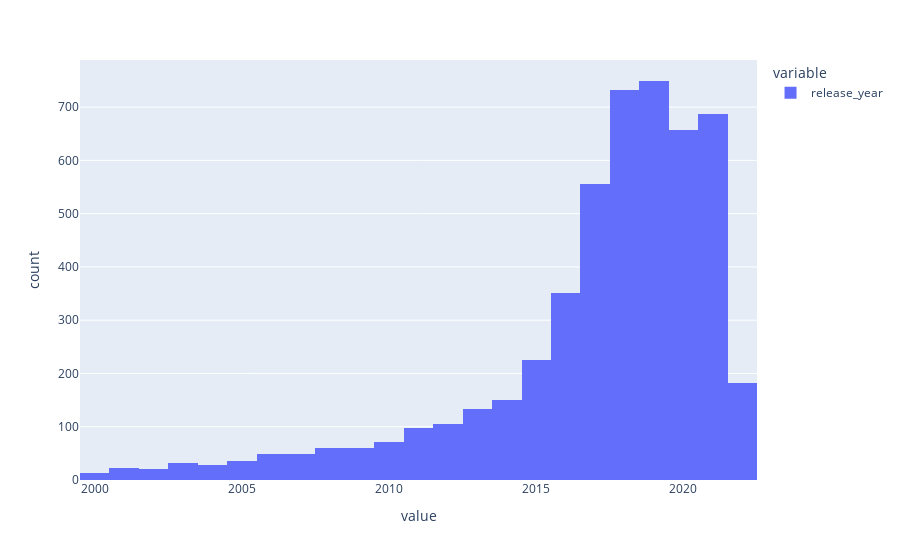

The cell this chart's notebook holds for it:
### Code cell
px.histogram(netflix['release_year'])

### Figure 1 — Plotly figure (JSON) as saved in the notebook; plotly's stock layout.template omitted (floating-point values rounded to 4 significant figures; data arrays with more than 128 entries replaced by an {"elided": "..."} marker saying what was removed)
{"data": [{"alignmentgroup": "True", "bingroup": "x", "hovertemplate": "variable=release_year<br>value=%{x}<br>count=%{y}<extra></extra>", "legendgroup": "release_year", "marker": {"color": "#636efa", "pattern": {"shape": ""}}, "name": "release_year", "offsetgroup": "release_year", "orientation": "v", "showlegend": true, "type": "histogram", "x": {"elided": "5067 int values"}, "xaxis": "x", "yaxis": "y"}], "layout": {"barmode": "relative", "legend": {"title": {"text": "variable"}, "tracegroupgap": 0}, "margin": {"t": 60}, "xaxis": {"anchor": "y", "domain": [0, 1], "title": {"text": "value"}}, "yaxis": {"anchor": "x", "domain": [0, 1], "title": {"text": "count"}}}}
